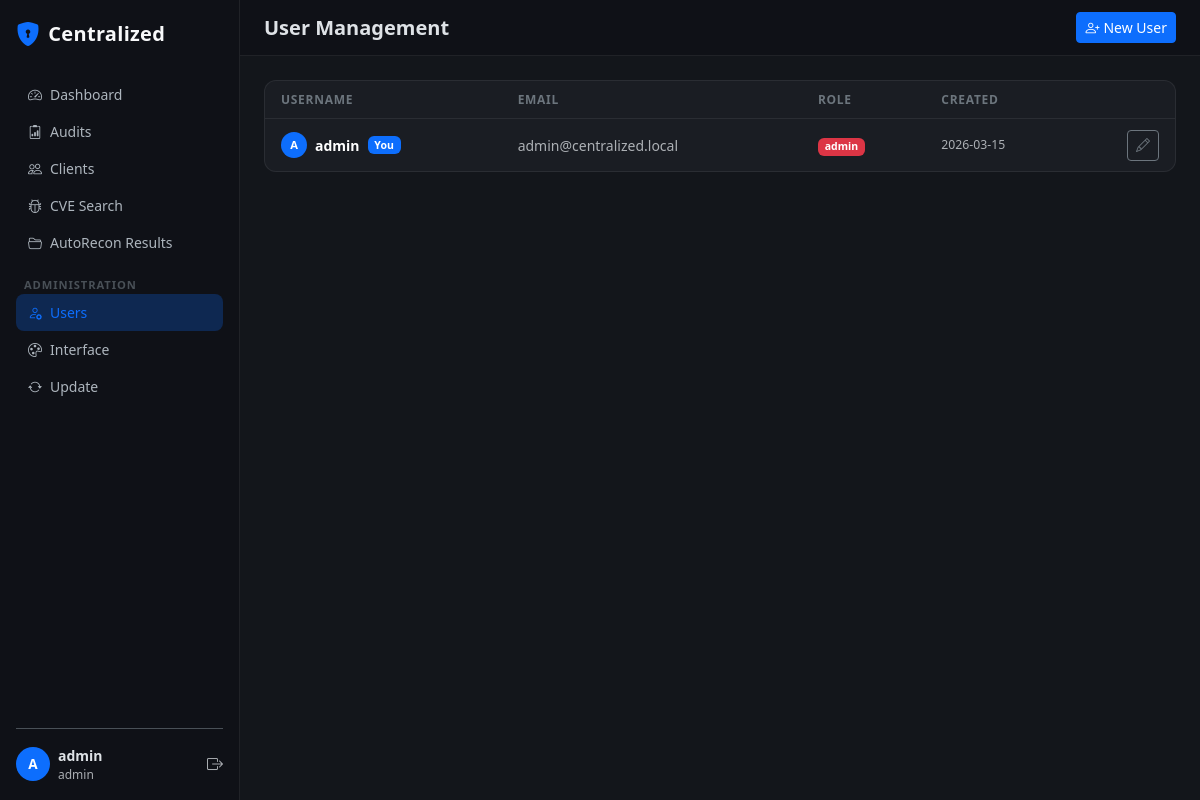
The app's page /users (signed in) with its own data.
### models/__init__.py (models this page shows, shortened)
class User(UserMixin, db.Model):
    __tablename__ = "users"
    id = db.Column(db.Integer, primary_key=True)
    username = db.Column(db.String(80), unique=True, nullable=False)
    email = db.Column(db.String(120), unique=True, nullable=False)
    password_hash = db.Column(db.String(256), nullable=False)
    role = db.Column(db.String(20), default="analyst")  # admin / analyst
    created_at = db.Column(db.DateTime, default=utcnow)
    audits = db.relationship("Audit", backref="creator", lazy="dynamic")

### routes/auth.py (the view)
@auth_bp.route("/users")
@login_required
def users_list():
    if current_user.role != "admin":
        flash("Access denied.", "danger")
        return redirect(url_for("dashboard.index"))
    users = User.query.order_by(User.created_at.desc()).all()
    return render_template("users.html", users=users)

### routes/admin.py (called while the page is built)
def get_all_settings() -> dict:
    result = dict(DEFAULT_SETTINGS)
    try:
        for row in SiteSettings.query.all():
            result[row.key] = row.value
    except Exception:
        pass
    return result

### templates/users.html (shortened to what this page needs)
{% extends "base.html" %}
{% block page_title %}User Management{% endblock %}
{% block topbar_actions %}
<a href="{{ url_for('auth.register') }}" class="btn btn-sm btn-primary">
  <i class="bi bi-person-plus me-1"></i>New User
</a>
{% endblock %}
{% block content %}
<div class="card">
  <div class="card-body p-0">
    <div class="table-responsive">
      <table class="table table-hover align-middle mb-0">
        <thead class="table-header">
          <tr><th>Username</th><th>Email</th><th>Role</th><th>Created</th><th></th></tr>
        </thead>
        <tbody>
        {% for u in users %}
        <tr>
          <td class="fw-semibold">
            <div class="d-flex align-items-center gap-2">
              <div class="avatar-circle avatar-sm">{{ u.username[0].upper() }}</div>
              {{ u.username }}
              {% if u.id == current_user.id %}<span class="badge bg-primary">You</span>{% endif %}
            </div>
          </td>
          <td class="text-muted">{{ u.email }}</td>
          <td><span class="badge {% if u.role == 'admin' %}bg-danger{% else %}bg-secondary{% endif %}">{{ u.role }}</span></td>
          <td class="text-muted small">{{ u.created_at.strftime('%Y-%m-%d') }}</td>
          <td>
            <div class="d-flex gap-2 justify-content-end">
              <button class="btn btn-sm btn-outline-secondary"
                      data-bs-toggle="modal" data-bs-target="#editUserModal"
                      data-uid="{{ u.id }}"
                      data-username="{{ u.username }}"
                      data-email="{{ u.email }}"
                      data-role="{{ u.role }}">
                <i class="bi bi-pencil"></i>
              </button>
            </div>
          </td>
        </tr>
        {% endfor %}
        </tbody>
      </table>
    </div>
  </div>
</div>
{% endblock %}

### templates/base.html (shortened to what this page needs)
<!DOCTYPE html>
<html lang="en" data-bs-theme="dark">
<head>
  <link href="https://cdn.jsdelivr.net/npm/bootstrap@5.3.3/dist/css/bootstrap.min.css" rel="stylesheet"/>
  <link href="https://cdn.jsdelivr.net/npm/bootstrap-icons@1.11.3/font/bootstrap-icons.min.css" rel="stylesheet"/>
  <link href="{{ url_for('static', filename='css/style.css') }}" rel="stylesheet"/>
</head>
<body>
<div class="sidebar d-flex flex-column flex-shrink-0 p-3">
  <a href="{{ url_for('dashboard.index') }}" class="sidebar-brand d-flex align-items-center mb-4 text-decoration-none">
    <i class="bi bi-shield-lock-fill me-2 text-primary fs-4"></i>
    <span class="fw-bold fs-5">Centralized</span>
  </a>
  <ul class="nav nav-pills flex-column mb-auto">
    <li class="nav-item">
      <a href="{{ url_for('dashboard.index') }}"
         class="nav-link {% if request.endpoint == 'dashboard.index' %}active{% endif %}">
        <i class="bi bi-speedometer2 me-2"></i>Dashboard
      </a>
    </li>
    <li>
      <a href="{{ url_for('audits.list_audits') }}"
         class="nav-link {% if request.blueprint == 'audits' %}active{% endif %}">
        <i class="bi bi-clipboard2-data me-2"></i>Audits
      </a>
    </li>
    <li>
      <a href="{{ url_for('clients.list_clients') }}"
         class="nav-link {% if request.blueprint == 'clients' %}active{% endif %}">
        <i class="bi bi-people me-2"></i>Clients
      </a>
    </li>
    <li>
      <a href="{{ url_for('cve.search_page') }}"
         class="nav-link {% if request.blueprint == 'cve' %}active{% endif %}">
        <i class="bi bi-bug me-2"></i>CVE Search
      </a>
    </li>
    <li>
      <a href="{{ url_for('autorecon_results.index') }}"
         class="nav-link {% if request.blueprint == 'autorecon_results' %}active{% endif %}">
        <i class="bi bi-folder2-open me-2"></i>AutoRecon Results
      </a>
    </li>
    {% if current_user.role == 'admin' %}
    <li class="mt-3 nav-section-label px-2">Administration</li>
    <li>
      <a href="{{ url_for('auth.users_list') }}"
         class="nav-link {% if request.blueprint == 'auth' and request.endpoint != 'auth.login' %}active{% endif %}">
        <i class="bi bi-person-gear me-2"></i>Users
      </a>
    </li>
    <li>
      <a href="{{ url_for('admin.interface') }}"
         class="nav-link {% if request.endpoint == 'admin.interface' or request.endpoint == 'admin.interface_reset' %}active{% endif %}">
        <i class="bi bi-palette me-2"></i>Interface
      </a>
    </li>
    <li>
      <a href="{{ url_for('admin.update_page') }}"
         class="nav-link {% if request.endpoint == 'admin.update_page' %}active{% endif %}">
        <i class="bi bi-arrow-repeat me-2"></i>Update
      </a>
    </li>
    {% endif %}
  </ul>
  <div class="mt-auto border-top pt-3">
    <div class="d-flex align-items-center gap-2">
      <div class="avatar-circle">{{ current_user.username[0].upper() }}</div>
      <div class="small">
        <div class="fw-semibold">{{ current_user.username }}</div>
        <div class="text-muted" style="font-size:.75rem">{{ current_user.role }}</div>
      </div>
      <a href="{{ url_for('auth.logout') }}" class="ms-auto text-muted" title="Logout">
        <i class="bi bi-box-arrow-right"></i>
      </a>
    </div>
  </div>
</div>
<div class="main-content">
  <div class="topbar d-flex align-items-center justify-content-between px-4 py-2 mb-4">
    <h1 class="h5 mb-0 fw-semibold">{% block page_title %}{% endblock %}</h1>
    <div class="d-flex gap-2 align-items-center">
      {% block topbar_actions %}{% endblock %}
    </div>
  </div>
  <div class="px-4 pb-4">
    {% block content %}{% endblock %}
  </div>
</div>
</body>
</html>

### static/css/style.css (style rules this page uses)
:root { --sidebar-width: 240px; --topbar-height: 56px; --bg-card: #1a1d23; --bg-surface: #13161b; --border-color: rgba(255, 255, 255, 0.07); --text-muted-custom: #6c757d; }
body { background-color: var(--bg-surface); min-height: 100vh; display: flex; }
.sidebar { width: var(--sidebar-width); min-height: 100vh; background-color: #0f1117; border-right: 1px solid var(--border-color); position: fixed; top: 0; left: 0; bottom: 0; z-index: 100; overflow-y: auto; overflow-x: hidden; }
.sidebar-brand { color: #f8f9fa !important; letter-spacing: .3px; }
.sidebar .nav-link { color: #adb5bd; border-radius: 8px; padding: 8px 12px; font-size: .875rem; transition: background .15s, color .15s; }
.sidebar .nav-link:hover, .sidebar .nav-link.active { background-color: rgba(255, 255, 255, 0.08); color: #fff; }
.sidebar .nav-link.active { background-color: rgba(13, 110, 253, 0.25); color: #4d94ff; }
.nav-section-label { font-size: .7rem; font-weight: 700; text-transform: uppercase; letter-spacing: .08em; color: #495057; margin-top: .25rem; }
.main-content { margin-left: var(--sidebar-width); flex: 1; min-height: 100vh; }
.topbar { background-color: #0f1117; border-bottom: 1px solid var(--border-color); height: var(--topbar-height); }
.card { background-color: var(--bg-card); border: 1px solid var(--border-color); border-radius: 12px; }
.table { --bs-table-bg: transparent; --bs-table-hover-bg: rgba(255, 255, 255, 0.03); font-size: .875rem; }
.table-header th { font-size: .75rem; font-weight: 600; text-transform: uppercase; letter-spacing: .06em; color: #6c757d; border-bottom: 1px solid var(--border-color); padding: .6rem 1rem; white-space: nowrap; }
.table td { padding: .65rem 1rem; vertical-align: middle; border-bottom: 1px solid var(--border-color); }
.table tbody tr:last-child td { border-bottom: none; }
.avatar-circle { width: 34px; height: 34px; border-radius: 50%; background: linear-gradient(135deg, #0d6efd, #6610f2); display: flex; align-items: center; justify-content: center; font-weight: 700; font-size: .85rem; color: #fff; flex-shrink: 0; }
.avatar-sm { width: 26px; height: 26px; font-size: .7rem; }

### records on screen
User: username "A", username "admin", role "admin", shows "You", email "admin@centralized.local", created_at "2026-03-15"
